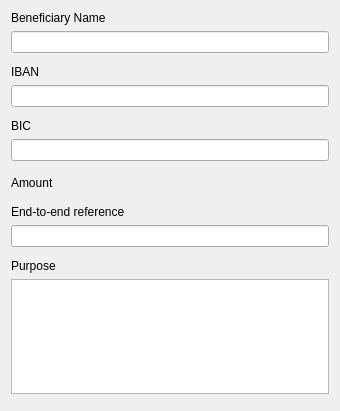
<?xml version="1.0" encoding="UTF-8"?>
<ui version="4.0">
 <class>sepaCreditTransferEdit</class>
 <widget class="QWidget" name="sepaCreditTransferEdit">
  <property name="geometry">
   <rect>
    <x>0</x>
    <y>0</y>
    <width>340</width>
    <height>411</height>
   </rect>
  </property>
  <layout class="QVBoxLayout" name="verticalLayout">
   <item>
    <widget class="QLabel" name="label_2">
     <property name="text">
      <string>Beneficiary Name</string>
     </property>
     <property name="buddy">
      <cstring>beneficiaryName</cstring>
     </property>
    </widget>
   </item>
   <item>
    <widget class="KLineEdit" name="beneficiaryName"/>
   </item>
   <item>
    <widget class="KMyMoneyValidationFeedback" name="feedbackName" native="true"/>
   </item>
   <item>
    <widget class="QLabel" name="label_iban">
     <property name="text">
      <string>IBAN</string>
     </property>
    </widget>
   </item>
   <item>
    <widget class="KIbanLineEdit" name="beneficiaryIban"/>
   </item>
   <item>
    <widget class="KMyMoneyValidationFeedback" name="feedbackIban" native="true"/>
   </item>
   <item>
    <widget class="QLabel" name="label_bic">
     <property name="text">
      <string>BIC</string>
     </property>
    </widget>
   </item>
   <item>
    <widget class="KBicEdit" name="beneficiaryBankCode"/>
   </item>
   <item>
    <widget class="KMyMoneyValidationFeedback" name="feedbackBic" native="true"/>
   </item>
   <item>
    <layout class="QHBoxLayout" name="horizontalLayout">
     <item>
      <widget class="QLabel" name="label_7">
       <property name="text">
        <string>Amount</string>
       </property>
      </widget>
     </item>
     <item>
      <spacer name="horizontalSpacer_2">
       <property name="orientation">
        <enum>Qt::Horizontal</enum>
       </property>
       <property name="sizeHint" stdset="0">
        <size>
         <width>40</width>
         <height>20</height>
        </size>
       </property>
      </spacer>
     </item>
     <item>
      <widget class="kMyMoneyEdit" name="value">
       <property name="minimumSize">
        <size>
         <width>100</width>
         <height>0</height>
        </size>
       </property>
       <property name="resetButtonVisibility" stdset="0">
        <bool>false</bool>
       </property>
      </widget>
     </item>
    </layout>
   </item>
   <item>
    <widget class="KMyMoneyValidationFeedback" name="feedbackAmount" native="true"/>
   </item>
   <item>
    <widget class="QLabel" name="label">
     <property name="text">
      <string>End-to-end reference</string>
     </property>
     <property name="buddy">
      <cstring>sepaReference</cstring>
     </property>
    </widget>
   </item>
   <item>
    <widget class="KLineEdit" name="sepaReference"/>
   </item>
   <item>
    <widget class="KMyMoneyValidationFeedback" name="feedbackReference" native="true"/>
   </item>
   <item>
    <widget class="QLabel" name="label_4">
     <property name="text">
      <string>Purpose</string>
     </property>
     <property name="buddy">
      <cstring>purpose</cstring>
     </property>
    </widget>
   </item>
   <item>
    <widget class="KMyMoneyTextEdit" name="purpose">
     <property name="sizePolicy">
      <sizepolicy hsizetype="Expanding" vsizetype="Expanding">
       <horstretch>0</horstretch>
       <verstretch>0</verstretch>
      </sizepolicy>
     </property>
     <property name="minimumSize">
      <size>
       <width>70</width>
       <height>30</height>
      </size>
     </property>
     <property name="tabChangesFocus">
      <bool>true</bool>
     </property>
     <property name="lineWrapMode">
      <enum>QTextEdit::FixedColumnWidth</enum>
     </property>
     <property name="lineWrapColumnOrWidth">
      <number>27</number>
     </property>
     <property name="acceptRichText">
      <bool>false</bool>
     </property>
    </widget>
   </item>
   <item>
    <widget class="KMyMoneyValidationFeedback" name="feedbackPurpose" native="true"/>
   </item>
  </layout>
  <zorder>label</zorder>
  <zorder>purpose</zorder>
  <zorder>label_4</zorder>
  <zorder>label_2</zorder>
  <zorder>beneficiaryName</zorder>
  <zorder>label_bic</zorder>
  <zorder>label_iban</zorder>
  <zorder>beneficiaryBankCode</zorder>
  <zorder>feedbackName</zorder>
  <zorder>feedbackBic</zorder>
  <zorder>feedbackAmount</zorder>
  <zorder>feedbackReference</zorder>
  <zorder>feedbackPurpose</zorder>
  <zorder>sepaReference</zorder>
  <zorder>feedbackIban</zorder>
  <zorder>beneficiaryIban</zorder>
 </widget>
 <customwidgets>
  <customwidget>
   <class>KLineEdit</class>
   <extends>QLineEdit</extends>
   <header>klineedit.h</header>
  </customwidget>
  <customwidget>
   <class>kMyMoneyEdit</class>
   <extends>QFrame</extends>
   <header>kmymoneyedit.h</header>
   <container>1</container>
  </customwidget>
  <customwidget>
   <class>KMyMoneyTextEdit</class>
   <extends>QTextEdit</extends>
   <header>kmymoneytextedit.h</header>
  </customwidget>
  <customwidget>
   <class>KBicEdit</class>
   <extends>QLineEdit</extends>
   <header>payeeidentifier/ibanandbic/widgets/kbicedit.h</header>
   <slots>
    <signal>validatorFeedback(KMyMoneyValidationFeedback::MessageType,QString)</signal>
   </slots>
  </customwidget>
  <customwidget>
   <class>KMyMoneyValidationFeedback</class>
   <extends>QWidget</extends>
   <header>kmymoneyvalidationfeedback.h</header>
   <container>1</container>
   <slots>
    <slot>setFeedback(KMyMoneyValidationFeedback::MessageType,QString)</slot>
   </slots>
  </customwidget>
  <customwidget>
   <class>KIbanLineEdit</class>
   <extends>QLineEdit</extends>
   <header>payeeidentifier/ibanandbic/widgets/kibanlineedit.h</header>
   <slots>
    <signal>validatorFeedback(KMyMoneyValidationFeedback::MessageType,QString)</signal>
   </slots>
  </customwidget>
 </customwidgets>
 <tabstops>
  <tabstop>beneficiaryName</tabstop>
  <tabstop>purpose</tabstop>
 </tabstops>
 <resources/>
 <connections/>
</ui>
